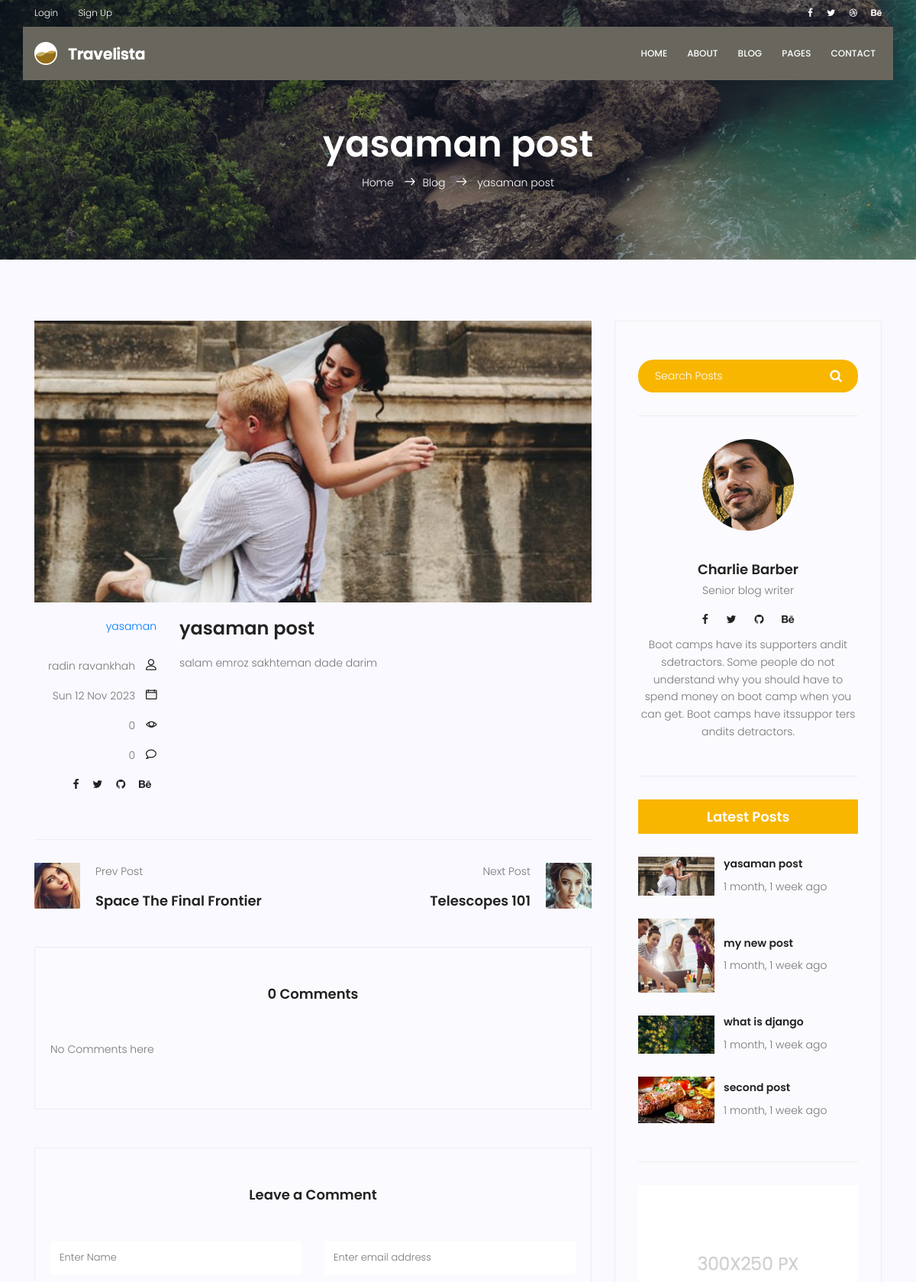
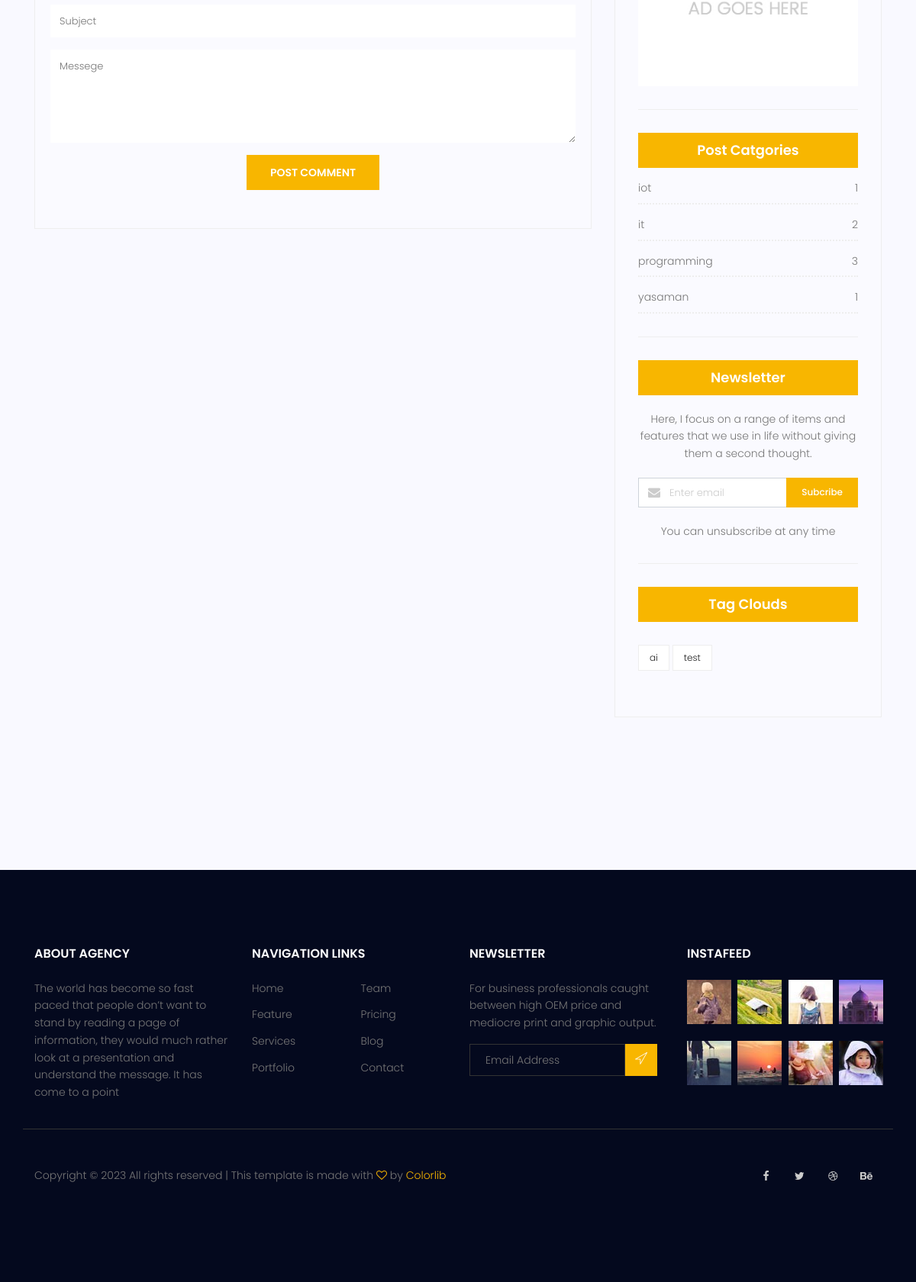
/blog/8, run on the app's committed database (2 pictures, top to bottom).
### blog/models.py (models this page shows, shortened)
class Post(models.Model):
    image=models.ImageField(upload_to='blog/',default='blog/default.jpg')
    title = models.CharField(max_length=255)
    content=models.TextField()
    tags = TaggableManager()
    category=models.ManyToManyField(Category)
    author = models.ForeignKey(User,on_delete=models.SET_NULL,null=True)
    counted_view=models.IntegerField(default=0)
    status=models.BooleanField(default=False)
    login_require=models.BooleanField(default=False)
    published_date=models.DateTimeField(null=True)
    created_date=models.DateTimeField(auto_now_add=True)
    updated_date=models.DateTimeField(auto_now=True)
    class Meta:
        ordering = ['-created_date']
        verbose_name = "Blog Post"
        verbose_name_plural = "Blog Posts"

class Category(models.Model):
    name=models.CharField(max_length=255)
    def __str__(self):
        return self.name

### blog/views.py (the view, shortened to what this page needs)
# urls.py: path('<int:pid>',blog_single,name="single" ),
def blog_single (request,pid):
     posts=Post.objects.filter(status=1)
     post=get_object_or_404(posts,pk=pid)
     if not post.login_require:
          comments=Comment.objects.filter(post=post.id,approved=True)
          form=Comment_Form()
          context={'post' : post,'comments':comments,'form':form}
          return render(request,"blog/blog-single.html",context)
     else:
          return HttpResponseRedirect(reverse('accounts:login'))

### templates/blog/blog-single.html (shortened to what this page needs)
{% extends 'base.html' %}
{% load static %}
{% load blog_tags %}
{% load humanize%}
{% block content %}
			<section class="relative about-banner">
				<div class="overlay overlay-bg"></div>
				<div class="container">
					<div class="row d-flex align-items-center justify-content-center">
						<div class="about-content col-lg-12">
							<h1 class="text-white">
								{{post.title}}
							</h1>
							<p class="text-white link-nav"><a href="{% url 'website:index' %}">Home </a>  <span class="lnr lnr-arrow-right"></span><a href="{% url 'blog:index' %}">Blog </a> <span class="lnr lnr-arrow-right"></span> {{post.title}}</p>
						</div>
					</div>
				</div>
			</section>
			<section class="post-content-area single-post-area">
				<div class="container">
					<div class="row">
						<div class="col-lg-8 posts-list">
							<div class="single-post row">
								<div class="col-lg-12">
									<div class="feature-img">
										<img class="img-fluid" src="{{post.image.url}}" alt="">
									</div>
								</div>
								<div class="col-lg-3  col-md-3 meta-details">
									<ul class="tags">
										{% for cat in post.category.all %}
											<a href='#'>{{cat.name}}</a> {% if not forloop.last %},{% endif %}
										{% endfor %}
									</ul>
									<div class="user-details row">
										<p class="user-name col-lg-12 col-md-12 col-6"><a href="#">{{post.author.get_full_name}}</a> <span class="lnr lnr-user"></span></p>
										<p class="date col-lg-12 col-md-12 col-6"><a href="#">{{post.published_date|date:"D d M Y"}}</a> <span class="lnr lnr-calendar-full"></span></p>
										<p class="view col-lg-12 col-md-12 col-6"><a href="#">{{post.counted_view}}</a> <span class="lnr lnr-eye"></span></p>
										<p class="comments col-lg-12 col-md-12 col-6"><a href="#">{{comments|length}}</a> <span class="lnr lnr-bubble"></span></p>
										<ul class="social-links col-lg-12 col-md-12 col-6">
											<li><a href="#"><i class="fa fa-facebook"></i></a></li>
											<li><a href="#"><i class="fa fa-twitter"></i></a></li>
											<li><a href="#"><i class="fa fa-github"></i></a></li>
											<li><a href="#"><i class="fa fa-behance"></i></a></li>
										</ul>
									</div>
								</div>
								<div class="col-lg-9 col-md-9">
									<h3 class="mt-20 mb-20">{{post.title|safe}}</h3>
									<p class="excert">
									{{post.content|safe}}
									</p>
								</div>
							</div>
							<div class="navigation-area">
								<div class="row">
									<div class="col-lg-6 col-md-6 col-12 nav-left flex-row d-flex justify-content-start align-items-center">
										<div class="thumb">
											<a href="#"><img class="img-fluid" src="{% static 'img/blog/prev.jpg' %}" alt=""></a>
										</div>
										<div class="arrow">
											<a href="#"></a>
										</div>
										<div class="detials">
											<p>Prev Post</p>
											<a href="#"><h4>Space The Final Frontier</h4></a>
										</div>
									</div>
									<div class="col-lg-6 col-md-6 col-12 nav-right flex-row d-flex justify-content-end align-items-center">
										<div class="detials">
											<p>Next Post</p>
											<a href="#"><h4>Telescopes 101</h4></a>
										</div>
										<div class="arrow">
											<a href="#"></a>
										</div>
										<div class="thumb">
											<a href="#"><img class="img-fluid" src="{% static 'img/blog/next.jpg' %}" alt=""></a>
										</div>
									</div>
								</div>
							</div>
							<div class="comments-area">
								<h4>{{comments|length}} Comments</h4>
								{% for comment in comments %}
								<div class="comment-list">
                                    <div class="single-comment justify-content-between d-flex">
                                        <div class="user justify-content-between d-flex">
                                            <div class="thumb">
                                                <img src="{% static 'img/blog/c1.jpg' %}" alt="">
                                            </div>
                                            <div class="desc">
                                                <h5><a href="#">{{comment.name}}</a></h5>
                                                <p class="date">{{comment.created_date|naturalday}}</p>
                                                <p class="comment">
                                                    {{comment.message}}
                                                </p>
                                            </div>
                                        </div>
                                    </div>
                                </div>
									{% empty %}
									<p>No Comments here </p>
								{% endfor %}
							</div>
							<div class="comment-form">
								<h4>Leave a Comment</h4>
								<form method="post" action='{% url "blog:single" pid=post.id %}'>
									{% if request.user.is_authenticated %}
									<input type="hidden" name="name" value={{request.user.first_name}}>
									<input type="hidden" name="email" value={{request.user.email}}>
									{% else %}
									<div class="form-group form-inline">
									  <div class="form-group col-lg-6 col-md-12 name">
									    <input type="text" class="form-control" name="name" placeholder="Enter Name" onfocus="this.placeholder = ''" onblur="this.placeholder = 'Enter Name'">
									  </div>
									  <div class="form-group col-lg-6 col-md-12 email">
									    <input type="email" class="form-control" name="email" placeholder="Enter email address" onfocus="this.placeholder = ''" onblur="this.placeholder = 'Enter email address'">
									  </div>
									</div>
									{% endif %}
									<div class="form-group">
										<input type="text" class="form-control" name="subject" placeholder="Subject" onfocus="this.placeholder = ''" onblur="this.placeholder = 'Subject'">
									</div>
									<div class="form-group">
										<textarea class="form-control mb-10" rows="5" name="message" placeholder="Messege" onfocus="this.placeholder = ''" onblur="this.placeholder = 'Messege'" required=""></textarea>
									</div>
									<button type="submit" class="primary-btn text-uppercase">Post Comment</button>
								</form>
							</div>
						</div>
						<div class="col-lg-4 sidebar-widgets">
							<div class="widget-wrap">
								<div class="single-sidebar-widget search-widget">
									<form class="search-form" action="#">
			                            <input placeholder="Search Posts" name="search" type="text" onfocus="this.placeholder = ''" onblur="this.placeholder = 'Search Posts'" >
			                            <button type="submit"><i class="fa fa-search"></i></button>
			                        </form>
								</div>
								{% include 'blog/blog-writer.html'%}
								{% latestposts 4 %}
								{% include 'blog/blog-adds.html'%}
								{% postcategories %}
								<div class="single-sidebar-widget newsletter-widget">
									<h4 class="newsletter-title">Newsletter</h4>
									<p>
										Here, I focus on a range of items and features that we use in life without
										giving them a second thought.
									</p>
									<div class="form-group d-flex flex-row">
									   <div class="col-autos">
									      <div class="input-group">
									        <div class="input-group-prepend">
									          <div class="input-group-text"><i class="fa fa-envelope" aria-hidden="true"></i>
											</div>
									        </div>
									        <input type="text" class="form-control" id="inlineFormInputGroup" placeholder="Enter email" onfocus="this.placeholder = ''" onblur="this.placeholder = 'Enter email'" >
									      </div>
									    </div>
									    <a href="#" class="bbtns">Subcribe</a>
									</div>
									<p class="text-bottom">
										You can unsubscribe at any time
									</p>
								</div>
								{% include 'blog/blog-tags.html'%}
							</div>
						</div>
					</div>
				</div>
			</section>
			{% endblock %}

### templates/blog/blog-popular-posts.html
{% load humanize %}
{% load static %}
<div class="single-sidebar-widget popular-post-widget">
    <h4 class="popular-title">Latest Posts</h4>
    {% for post in posts %}
    <div class="popular-post-list">
        <div class="single-post-list d-flex flex-row align-items-center">
            <div class="thumb">
                <img class="img-fluid" src="{{post.image.url}}" alt="">
            </div>
            <div class="details">
                <a href="{% url 'blog:single' pid=post.id%}"><h6>{{post.title|truncatechars:25}}</h6></a>
                <p>{{post.published_date|naturaltime}}</p>
            </div>
        </div>
    </div>
    {% endfor %}
</div>

### templates/blog/blog-post-categories.html
<div class="single-sidebar-widget post-category-widget">
    <h4 class="category-title">Post Catgories</h4>
    <ul class="cat-list">
        {% for name,count in categories.items%}
        <li>
            <a href="{% url 'blog:category' cat_name=name %}" class="d-flex justify-content-between">
                <p>{{name}}</p>
                <p>{{count}}</p>
            </a>
        </li>
		{% endfor%}
    </ul>
</div>

### templates/blog/blog-tags.html
<div class="single-sidebar-widget tag-cloud-widget">
    <h4 class="tagcloud-title">Tag Clouds</h4>
    <ul>
        {% for tag in post.tags.all%}
        <li><a href="{% url 'blog:tag' tag_name=tag.name %}">{{tag.name}}</a></li>
        {% endfor %}
    </ul>
</div>

### data on the page
Post: title "yasaman post", image (picture), author.get_full_name "radin ravankhah", published_date "Sun 12 Nov 2023", counted_view "0", content "salam emroz sakhteman dade darim", published_date "1 month, 1 week ago"
Category: name "yasaman", count "1"
Post: image (picture), title "my new post", published_date "1 month, 1 week ago"
Post: image (picture), title "what is django", published_date "1 month, 1 week ago"
Post: image (picture), title "second post", published_date "1 month, 1 week ago"
Category: name "iot", id "1"
Category: name "it", id "2"
Category: name "programming", id "3"
Tag: name "ai"
Tag: name "test"

### other printed values
{{ comments|length }} "0"
